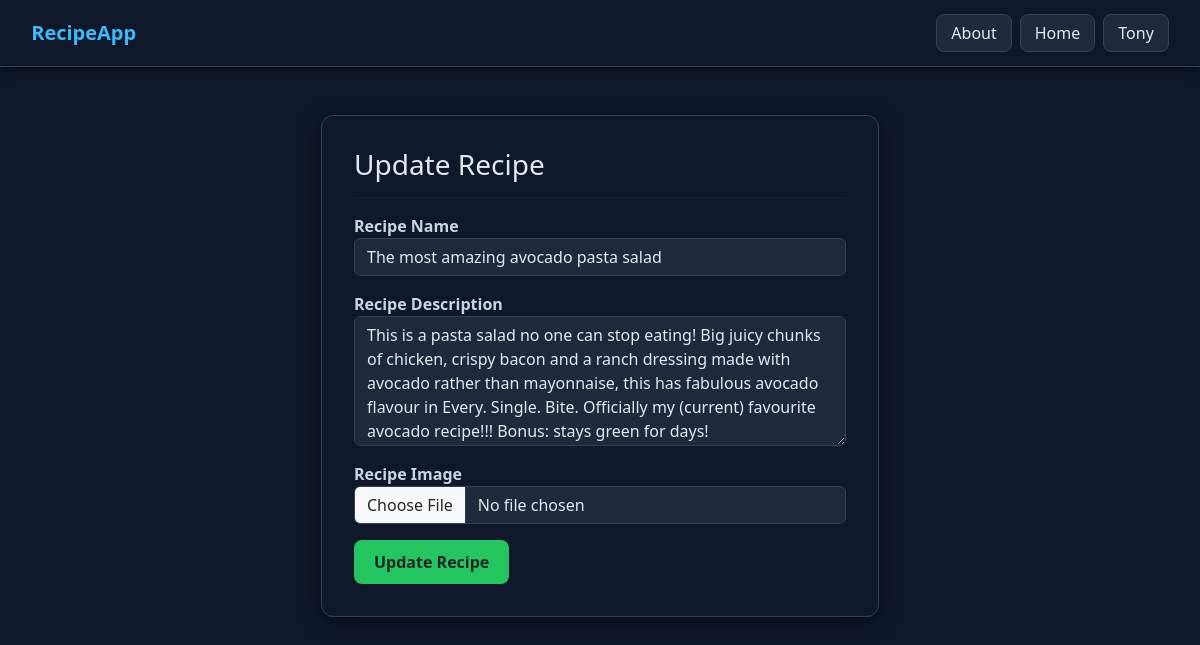
The app's page /update_recipe/15/ (signed in) with its own data.
### vegetable/models.py (models this page shows)
class Recipe(models.Model):
    user =models.ForeignKey(User,on_delete=models.SET_NULL,null=True,blank=True)
    recipe_name=models.CharField(max_length=100)
    recipe_description=models.CharField()
    recipe_image=models.ImageField(upload_to="recipe")

### vegetable/views.py (the view, shortened to what this page needs)
# urls.py: path('update_recipe/<id>/',update_recipe,name="update_recipe"),
@login_required(login_url="/login/")
def update_recipe(request,id):
    queryset=Recipe.objects.get(id = id)
    context={'recipe':queryset}
    return render(request,'update_recipe.html',context)

### vegetable/templates/update_recipe.html (shortened to what this page needs)
{% extends "base.html" %}
{% block start %}
<div class="container mt-5">
    <form class="col-6 mx-auto form-card" method="post" enctype="multipart/form-data">
        <h3 class="mb-3">Update Recipe</h3>
        <hr>
        <div class="mb-3">
            <label>Recipe Name</label>
            <input type="text" name="recipe_name" value="{{recipe.recipe_name}}" required class="form-control">
        </div>
        <div class="mb-3">
            <label>Recipe Description</label>
            <textarea class="form-control" name="recipe_description" required>{{recipe.recipe_description}}</textarea>
        </div>
        <div class="mb-3">
            <label>Recipe Image</label>
            <input type="file" name="recipe_image" value="{{recipe.recipe_image}}" class="form-control">
        </div>
        <button type="submit" class="btn btn-update" >Update Recipe</button>
    </form>
</div>
{% endblock %}

### vegetable/templates/base.html (shortened to what this page needs)
<!DOCTYPE html>
<html lang="en">
<head>
    <link href="https://cdn.jsdelivr.net/npm/bootstrap@5.3.8/dist/css/bootstrap.min.css" rel="stylesheet">
</head>
<body>
    <nav class="navbar navbar-expand-lg navbar-dark custom-nav">
    <div class="container-fluid">
        <a class="navbar-brand fw-bold app-title" href="/">
            RecipeApp
        </a>
        <div class="collapse navbar-collapse justify-content-end" id="mainNav">
            <div class="d-flex align-items-center gap-2 nav-buttons">
                <a href="/about/" class="btn btn-nav">About</a>
                <a href="/recipe/" class="btn btn-nav">Home</a>
                {% if request.user.is_authenticated %}
                    <a href="/logout/" class="btn btn-nav">{{ user }}</a>
                {% else %}
                    <a href="/login/" class="btn btn-nav">Login</a>
                {% endif %}
            </div>
        </div>
    </div>
</nav>
    {% block start %}
    {% endblock %}
</body>
</html>

### vegetable/templates/base.html (style rules this page uses)
.custom-nav { background-color: #0f172a !important; padding: 0.8rem 1.2rem; border-bottom: 1px solid #334155; box-shadow: 0 2px 10px rgba(0,0,0,0.6); }
.app-title { color: #38bdf8 !important; font-size: 1.25rem; }
.btn-nav { background-color: #1e293b !important; color: #e2e8f0 !important; border: 1px solid #334155 !important; padding: 6px 14px; border-radius: 8px; font-weight: 500; transition: 0.2s; text-decoration: none; }

### vegetable/templates/update_recipe.html (style rules this page uses)
body, .container, .form-card, .card { background-color: #0f172a !important; color: #e2e8f0 !important; }
.form-card { border-radius: 12px !important; padding: 2rem !important; box-shadow: 0 4px 20px rgba(0,0,0,0.5) !important; border: 1px solid #334155 !important; }
label { font-weight: 600; color: #cbd5e1 !important; }
.form-control { background-color: #1e293b !important; color: #e2e8f0 !important; border: 1px solid #334155 !important; }
textarea.form-control { resize: vertical; min-height: 130px; }
.btn-update { background-color: #22c55e !important; border: none !important; padding: 10px 20px !important; font-weight: 600 !important; border-radius: 8px !important; transition: 0.2s; }
hr { border-color: #334155 !important; }

### records on screen
Recipe: recipe_name "The most amazing avocado pasta salad", recipe_description "This is a pasta salad no one can stop eating! Big juicy chunks of chicken, crispy bacon and a ranch dressing made with avocado rather than mayonnaise, this has fabulous avocado flavour in Every. Single. Bite. Officially my (current) favourite avocado recipe!!! Bonus: stays green for days!"

### other values on screen
{{ user }} "Tony"
